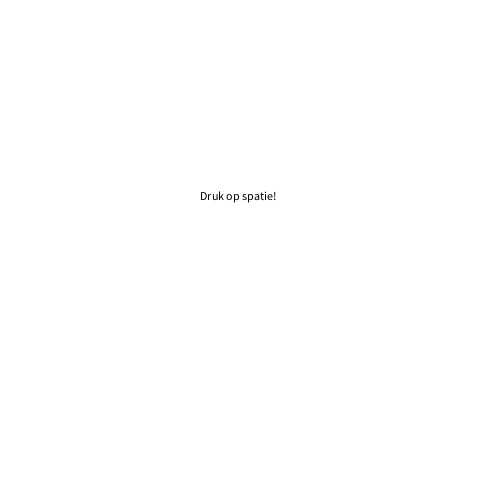
Frame 1 (no input)
Frame 60 (the mouse pressed at the canvas centre just before this capture): identical to frame 1, image omitted
Frame 120 (the mouse held since frame 60 and released just before this capture): identical to frame 1, image omitted

The Processing sketch that drew this single still picture (run headless with seeded random() and noise(); from frame 60 on, the mouse is pressed at the canvas centre):

// Processing sketch: EindOpd
// ── EindOpd.pde
String achievement = "Druk op spatie!";
int seconden;
int startMillis = 0;
int totalMillis = 0;
int leftAmount;
int millisLeft;
int aantalSpaties = 0;
boolean racing = false;

void setup(){
  size(500,500);
}

void draw(){
  background(255,255,255);
  totalMillis = millis() - startMillis;
  

  millisLeft = (millis()%1000);
  

    if(totalMillis > 20000 && racing){
    racing = false; 
    println("You lost, try again");
   }

     
 
 fill(0,0,0);
 if(racing){
   text("Seconds: " + totalMillis/1000 + "." + nf(millisLeft, 3), 200,220);
   }
   
   else{
   text(achievement, 200, 200);
 }
   
   }

void keyReleased(){
  if(keyCode == 32){
    if(racing){
      if(totalMillis <= 9800 && totalMillis > 7500){
        achievement = "Net te snel"; 
       }
       
       else if(totalMillis <= 7500){
        achievement = "Veel te snel";
       }
       
       else if(totalMillis >= 10200 && totalMillis < 12500){
         achievement = "Net te langzaam"; 
       }
       
       else if(totalMillis >= 12500){
         achievement = "Veel te langzaam"; 
       }
       
        if(totalMillis > 9800 && totalMillis < 10200){
         achievement = "Gewonnen!"; 
       }
       
       racing = false;
      }
      else{
        racing = true;
        achievement = "START";
        startMillis = millis();
      }
  } 
  
}
